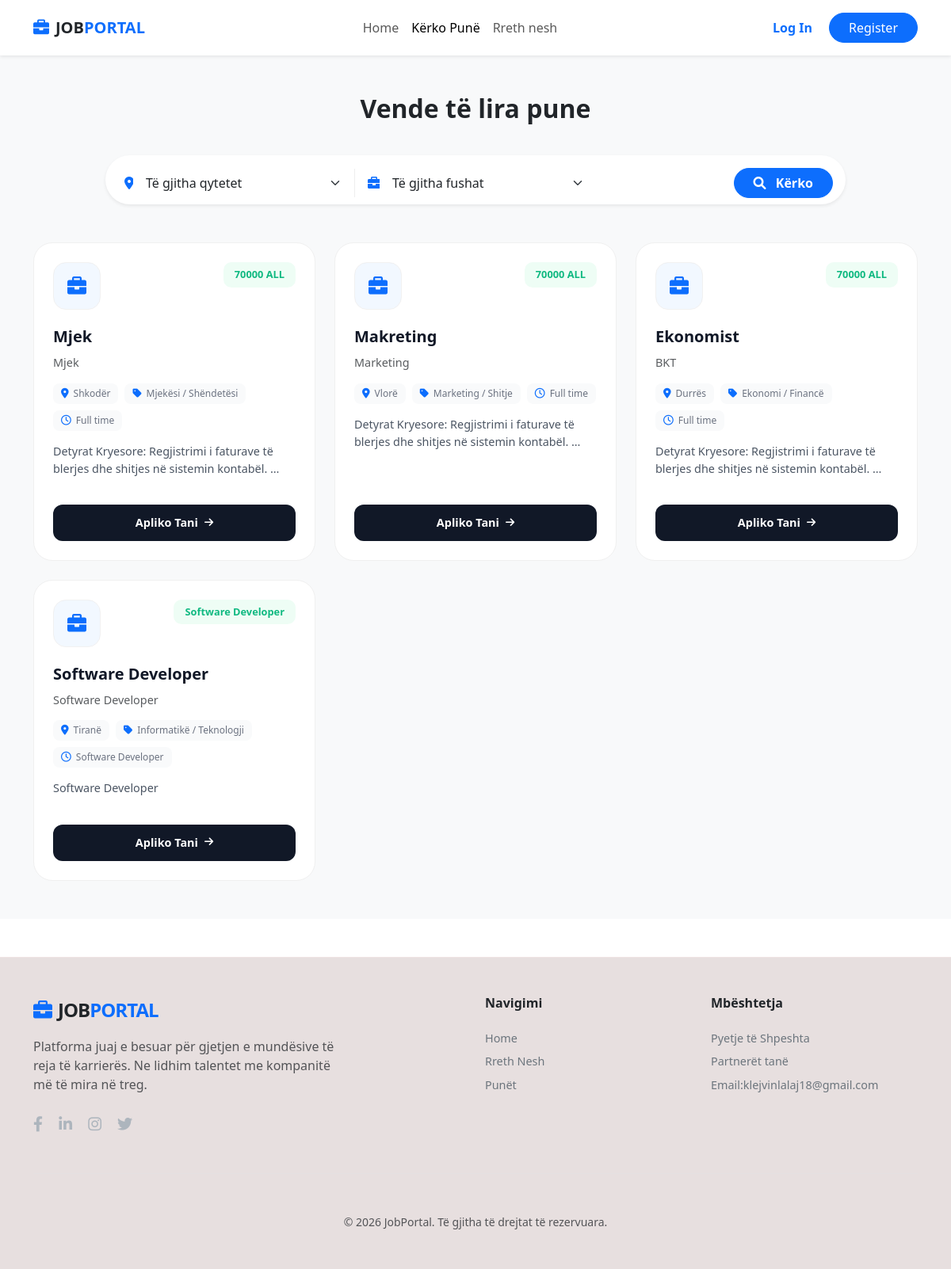
The page /pune/ on the database its author committed.
### JobApp/models.py (models this page shows, shortened)
class Job(models.Model):
    CITY_CHOICES = [
        ('Tiranë', 'Tiranë'),
        ('Durrës', 'Durrës'),
        ('Vlorë', 'Vlorë'),
        ('Shkodër', 'Shkodër'),
        ('Fier', 'Fier'),
        ('Korçë', 'Korçë'),
        ('Elbasan', 'Elbasan'),
        ('Berat', 'Berat'),
        ('Lushnjë', 'Lushnjë'),
        ('Kavajë', 'Kavajë'),
        ('Gjirokastër', 'Gjirokastër'),
        ('Sarandë', 'Sarandë'),
        ('Lezhë', 'Lezhë'),
        ('Kukës', 'Kukës'),
    ]
    CATEGORY_CHOICES = [
        ('Informatikë', 'Informatikë / Teknologji'),
        ('Ekonomi', 'Ekonomi / Financë'),
        ('Marketing', 'Marketing / Shitje'),
        ('Administratë', 'Administratë / Zyrat'),
        ('Inxhinieri', 'Inxhinieri'),
        ('Mjekësi', 'Mjekësi / Shëndetësi'),
        ('Arsim', 'Arsim / Shkencë'),
        ('Turizëm', 'Turizëm / Hoteleri'),
        ('Ndërtim', 'Ndërtim'),
        ('Tjetër', 'Tjetër'),
    ]
    partner = models.ForeignKey('Partner', on_delete=models.CASCADE, related_name='jobs', null=True, blank=True)
    author = models.ForeignKey(User, on_delete=models.CASCADE, null=True, blank=True)
    title = models.CharField(max_length=200)
    company = models.CharField(max_length=100)
    salary = models.CharField(max_length=100)
    conditions = models.CharField(max_length=100)
    location = models.CharField(max_length=100, choices=CITY_CHOICES, default='Tiranë')
    category = models.CharField(max_length=100, choices=CATEGORY_CHOICES, default='Informatikë')
    location_link = models.URLField(max_length=500, blank=True, null=True)
    description = models.TextField()
    created_at = models.DateTimeField(auto_now_add=True)

### JobApp/views.py (the view)
# urls.py: path("pune/",views.pune,name="punePage"),
def pune(request):
    jobs = Job.objects.all().order_by('-created_at')
    qyteti_query = request.GET.get('qyteti', '').strip()
    kategoria_query = request.GET.get('kategoria', '').strip()
    if qyteti_query:
        jobs = jobs.filter(location__iexact=qyteti_query)
    if kategoria_query:
        jobs = jobs.filter(category__iexact=kategoria_query)
    context = {
        'jobs': jobs,
        'city_choices': Job.CITY_CHOICES,    # Merren direkt nga modeli Job
        'category_choices': Job.CATEGORY_CHOICES, # Merren direkt nga modeli Job
    }
    return render(request, 'pune.html', context)

### JobApp/templates/pune.html (shortened to what this page needs)
{% extends 'base.html' %}
{% load static %}
{% block content %}
<section class="home-jobs-grid py-5 bg-light">
    <div class="container">
        <h2 class="section-title text-center fw-bold mb-5">Vende të lira pune</h2>
        <div class="row justify-content-center mb-5">
            <div class="col-lg-10">
                <form method="GET" action="" class="row g-2 shadow-sm rounded-pill overflow-hidden bg-white p-2 align-items-center">
                    <div class="col-md-4">
                        <div class="input-group">
                            <span class="input-group-text bg-transparent border-0 pe-0">
                                <i class="fas fa-map-marker-alt text-primary"></i>
                            </span>
                            <select name="qyteti" class="form-select border-0 shadow-none px-3" aria-label="Filtro sipas qytetit">
                                <option value="">Të gjitha qytetet</option>
                            </select>
                        </div>
                    </div>
                    <div class="col-md-4 border-start-md">
                        <div class="input-group">
                            <span class="input-group-text bg-transparent border-0 pe-0">
                                <i class="fas fa-briefcase text-primary"></i>
                            </span>
                            <select name="kategoria" class="form-select border-0 shadow-none px-3" aria-label="Filtro sipas kategorisë">
                                <option value="">Të gjitha fushat</option>
                            </select>
                        </div>
                    </div>
                    <div class="col-md-4 d-flex justify-content-end pe-2">
                        <button type="submit" class="btn btn-primary rounded-pill px-4 fw-bold">
                            <i class="fas fa-search me-2"></i> Kërko
                        </button>
                    </div>
                </form>
            </div>
        </div>
        <div class="row g-4">
            {% for job in jobs %}
                <div class="col-lg-4 col-md-6">
                    <div class="modern-job-card">
                        <div class="card-header-flex">
                            <div class="company-logo-circle">
                                <div class="portal-logo-icon">
                                    <i class="fas fa-briefcase"></i>
                                </div>
                            </div>
                            <span class="salary-pill">{{ job.salary }}</span>
                        </div>
                        <div class="card-content">
                            <h5 class="job-title-link">
                                <a href="{% url 'detailsPage' job.pk %}">{{ job.title }}</a>
                            </h5>
                            <p class="company-subname text-muted">{{ job.company }}</p>
                            <div class="job-tags">
                                <span class="tag-item">
                                    <i class="fas fa-map-marker-alt"></i> {{ job.location }}
                                </span>
                                <span class="tag-item">
                                    <i class="fas fa-tag"></i> {{ job.get_category_display }}
                                </span>
                                <span class="tag-item">
                                    <i class="far fa-clock"></i> {{ job.conditions }}
                                </span>
                            </div>
                            <p class="job-excerpt">
                                {{ job.description|truncatechars:90 }}
                            </p>
                        </div>
                        <div class="card-action">
                            <a href="{% url 'detailsPage' job.pk %}" class="btn-view-job text-decoration-none">
                                Apliko Tani <i class="fas fa-arrow-right ms-2"></i>
                            </a>
                        </div>
                    </div>
                </div>
            {% endfor %}
        </div>
    </div>
</section>
{% endblock %}

### JobApp/static/css/style.css (style rules this page uses)
:root { --jp-primary: #0d6efd; --jp-dark: #212529; }
.modern-job-card { background: #ffffff; border: 1px solid #f0f0f0; border-radius: 24px; padding: 24px; height: 100%; display: flex; flex-direction: column; transition: all 0.3s cubic-bezier(0.4, 0, 0.2, 1); }
.card-header-flex { display: flex; justify-content: space-between; align-items: flex-start; margin-bottom: 20px; }
.company-logo-circle { width: 60px; height: 60px; background: #ffffff; border: 1px solid #f1f1f1; border-radius: 16px; display: flex; align-items: center; justify-content: center; overflow: hidden; }
.portal-logo-icon { width: 100%; height: 100%; background: rgba(13, 110, 253, 0.05); color: #0d6efd; display: flex; align-items: center; justify-content: center; font-size: 1.5rem; }
.salary-pill { background: #eefdf5; color: #10b981; font-size: 0.8rem; font-weight: 700; padding: 6px 14px; border-radius: 10px; }
.job-title-link a { text-decoration: none; color: #111827; font-weight: 800; font-size: 1.25rem; line-height: 1.4; transition: color 0.2s; }
.company-subname { font-size: 0.9rem; font-weight: 500; margin: 5px 0 15px 0; }
.job-tags { display: flex; flex-wrap: wrap; gap: 8px; margin-bottom: 15px; }
.tag-item { font-size: 0.75rem; color: #6b7280; background: #f9fafb; padding: 4px 10px; border-radius: 8px; display: flex; align-items: center; }
.tag-item i { margin-right: 6px; color: #0d6efd; font-size: 0.8rem; }
.job-excerpt { font-size: 0.9rem; color: #4b5563; line-height: 1.5; margin-bottom: 20px; flex-grow: 1; }
.card-action { margin-top: auto; padding-top: 15px; }
.btn-view-job { display: flex; align-items: center; justify-content: center; width: 100%; background: #111827; color: #ffffff; text-decoration: none; padding: 12px; border-radius: 12px; font-weight: 700; font-size: 0.9rem; transition: all 0.3s ease; }
.btn-view-job i { margin-left: 8px; font-size: 0.8rem; }
.input-group-text { border-color: #dee2e6; color: #6c757d; }
.btn-primary { transition: transform 0.2s ease; }

### JobApp/templates/pune.html (style rules this page uses)
@media (min-width: 768px) { .border-start-md { border-left: 1px solid #eee !important; } }

### rows shown on the page
Job: salary "70000 ALL", title "Mjek", company "Mjek", location "Shkodër", category "Mjekësi / Shëndetësi", conditions "Full time", description "Detyrat Kryesore: Regjistrimi i faturave të blerjes dhe shitjes në sistemin kontabël. …"
Job: salary "70000 ALL", title "Makreting", company "Marketing", location "Vlorë", category "Marketing / Shitje", conditions "Full time", description "Detyrat Kryesore: Regjistrimi i faturave të blerjes dhe shitjes në sistemin kontabël. …"
Job: salary "70000 ALL", title "Ekonomist", company "BKT", location "Durrës", category "Ekonomi / Financë", conditions "Full time", description "Detyrat Kryesore: Regjistrimi i faturave të blerjes dhe shitjes në sistemin kontabël. …"
Job: salary "Software Developer", title "Software Developer", company "Software Developer", location "Tiranë", category "Informatikë / Teknologji", conditions "Software Developer", description "Software Developer"
